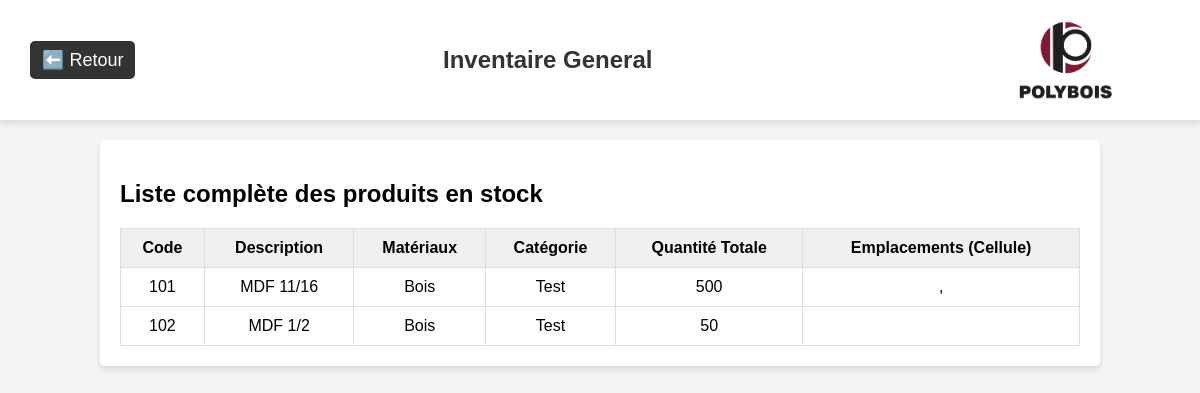
/inventaire/general, run on an earlier commit of the app's database.
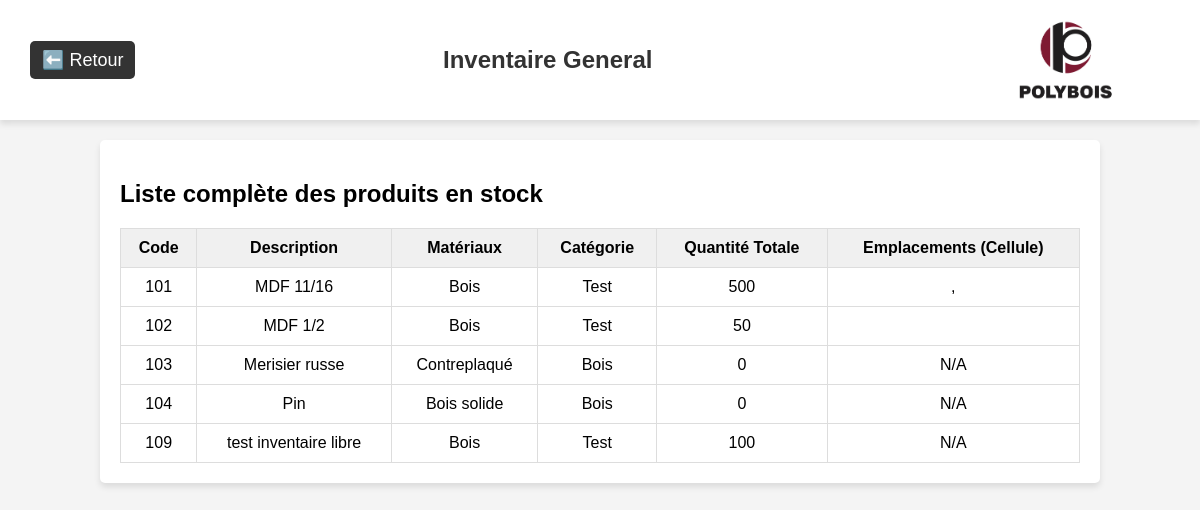
And on a later commit of the database.
### app/models/produit.py (models this page shows, shortened)
class Produit(db.Model):
    __tablename__ = 'produit'
    id = db.Column(db.Integer, primary_key=True)
    code = db.Column(db.String(50), unique=True, nullable=False)
    description = db.Column(db.String(255))
    materiaux = db.Column(db.String(100))
    categorie = db.Column(db.String(100))
    quantite = db.Column(db.Integer, default=0)
    historique = db.Column(db.Text, default='[]')  # Historique des modifications, stocké en JSON
    projets_associes = db.relationship("ProduitProjet", back_populates="produit", cascade="all, delete-orphan")
    lignes_achat = db.relationship("LigneAchat", back_populates="produit", cascade="all, delete-orphan")
    lignes_commande = db.relationship("LigneCommandeProduction", back_populates="produit", cascade="all, delete-orphan")
    stocks = db.relationship("Stock", back_populates="produit", cascade="all, delete-orphan")

### app/models/associations.py (models this page shows, shortened)
class Stock(db.Model):
    __tablename__ = 'stock'
    id = db.Column(db.Integer, primary_key=True)
    quantite = db.Column(db.Integer, default=0)
    produit_id = db.Column(db.Integer, db.ForeignKey('produit.id'), nullable=False)
    emplacement_id = db.Column(db.Integer, db.ForeignKey('emplacement.id'), nullable=False)
    achat_id = db.Column(db.Integer, db.ForeignKey('achat.id'), nullable=True)  # ⚠️ ici au bon endroit
    produit = db.relationship("Produit", back_populates="stocks")
    emplacement = db.relationship("Emplacement", back_populates="stocks")
    achat = db.relationship("Achat")

### app/routes/inventaire_routes.py (the view)
@inventaire_bp.route("/general")
def inventaire_general():
    produits = Produit.query.all()
    return render_template("inventaire_general.html", produits=produits)

### app/templates/inventaire_general.html (shortened to what this page needs)
<!DOCTYPE html>
<html lang="fr">
<head>
</head>
<body>
  <header>
    <a class="return-link" href="/inventaire">⬅️ Retour</a>
    <h1 class="module-title">Inventaire General</h1>
    <img class="logo-polybois" src="{{ url_for('static', filename='images/logo.png') }}" alt="Logo Polybois">
  </header>
  <div class="container">
    <h2>Liste complète des produits en stock</h2>
    <table>
      <thead>
        <tr>
          <th>Code</th>
          <th>Description</th>
          <th>Matériaux</th>
          <th>Catégorie</th>
          <th>Quantité Totale</th>
          <th>Emplacements (Cellule)</th>
        </tr>
      </thead>
      <tbody>
        {% for produit in produits %}
          <tr>
            <td>{{ produit.code }}</td>
            <td>{{ produit.description }}</td>
            <td>{{ produit.materiaux }}</td>
            <td>{{ produit.categorie }}</td>
            <td>{{ produit.quantite }}</td>
            <td>
              {% if produit.stocks %}
                {% for stock in produit.stocks %}
                  {{ stock.cellule }}{% if not loop.last %}, {% endif %}
                {% endfor %}
              {% else %}
                N/A
              {% endif %}
            </td>
          </tr>
        {% endfor %}
      </tbody>
    </table>
  </div>
</body>
</html>

### app/templates/inventaire_general.html (style rules this page uses)
body { font-family: Arial, sans-serif; background-color: #f4f4f4; margin: 0; padding: 0; }
header { background-color: white; padding: 10px 30px; display: flex; justify-content: space-between; align-items: center; height: 100px; box-shadow: 0px 4px 6px rgba(0, 0, 0, 0.1); }
.return-link { text-decoration: none; font-size: 18px; color: white; background-color: #333; padding: 8px 12px; border-radius: 5px; }
.module-title { font-size: 24px; color: #333; flex-grow: 1; text-align: center; }
.logo-polybois { height: 120px; }
.container { margin: 20px auto; width: 80%; background: white; padding: 20px; border-radius: 5px; box-shadow: 0 4px 6px rgba(0, 0, 0, 0.1); }
table { width: 100%; border-collapse: collapse; margin-top: 20px; }
th, td { padding: 10px; border: 1px solid #ddd; text-align: center; }
th { background-color: #f0f0f0; }

What changed in the data, as far as the page shows it:
added Produit: code "103", description "Merisier russe", materiaux "Contreplaqué", categorie "Bois", quantite "0", shows "N/A"
added Produit: code "104", description "Pin", materiaux "Bois solide", categorie "Bois", quantite "0", shows "N/A"
added Produit: code "109", description "test inventaire libre", materiaux "Bois", categorie "Test", quantite "100", shows "N/A"
